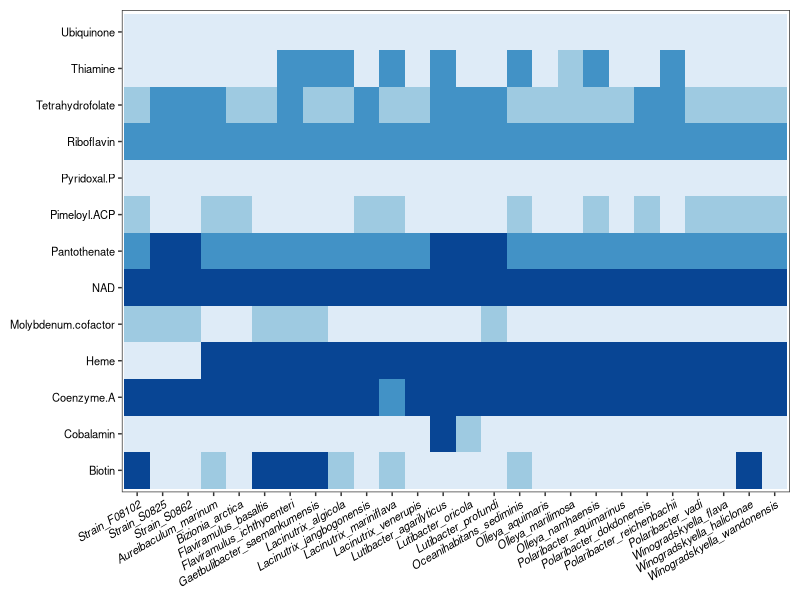

Write the R code that produced this figure.

# coding: utf-8
# email: qfsfdxlqy@163.com
# Github: https://github.com/2015qyliang

##########################################################################

library(ggplot2)
library(reshape2)
library(RColorBrewer)

##########################################################################

otumodu = read.table('01-reformat.txt', header = T, sep = '\t')
colnames(otumodu)[1] = 'Strains'

omdf = melt(otumodu, measure.vars = colnames(otumodu)[2:ncol(otumodu)])
omdf$Strains = factor(omdf$Strains, levels = otumodu$Strains)

##########################################################################

table(omdf$value)

omdf$Flcolor = brewer.pal(n = 8, name = 'Blues')[2]
omdf$Flcolor[omdf$value == 0.33] = brewer.pal(n = 8, name = 'Blues')[4]
omdf$Flcolor[omdf$value == 0.66] = brewer.pal(n = 8, name = 'Blues')[6]
omdf$Flcolor[omdf$value == 1] = brewer.pal(n = 8, name = 'Blues')[8]

pauxo = ggplot(omdf, aes(x = Strains, y = variable)) +
  geom_tile(fill = omdf$Flcolor) + 
  # scale_fill_discrete(values = brewer.pal(n = 8, name = 'Reds')[c(2,4,6,8)]) + 
  theme_bw()+
  theme(plot.margin = unit(c(0.1, 0.1, 0.1, 0.1), 'in'),
        panel.background = element_rect(fill="white", color="black", size = 0),
        panel.grid = element_blank(),
        axis.title = element_blank(),
        axis.text.x = element_text(size = 8, colour = 'black', face = 'italic', 
                                   angle = 30, hjust = 1, vjust = 1), 
        axis.text.y = element_text(size = 8, colour = 'black', hjust = 1, vjust = 0.5), 
        legend.key.height = unit(.05, 'in'),
        legend.key.width = unit(.1, 'in'),
        legend.title = element_blank(),
        legend.text =  element_text(size = 6, colour = 'black'), 
        legend.position = 'none')

ggsave('03_Auxo.pdf', pauxo, width = 8, height = 2.9, units = 'in')




